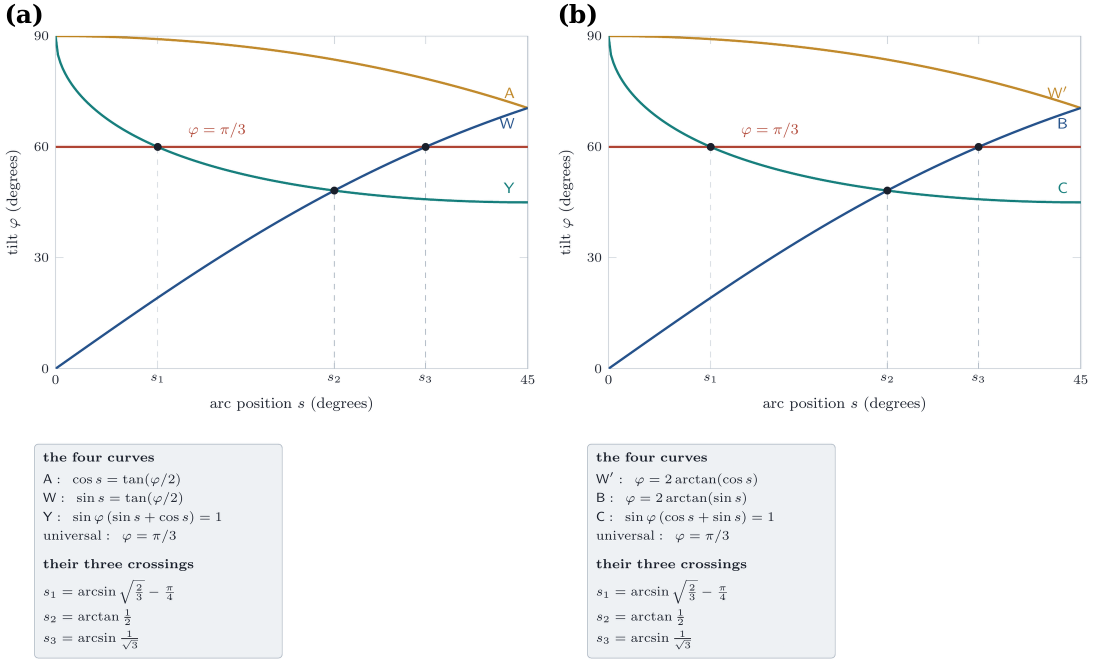
#> input picture paper/figures/fig_c_arcs.png, 2185 x 1328 px, given in place of fig_corner_a.png, which was not available (shown at 1/2 size)
$ python merge_panels.py
#> lines starting #> are read from the running program, lines starting #| are printed output that depends on the picture; after the words box and inside, x2 and y2 are one past the last pixel; in counts of white or black regions, pixels touching at a corner belong together; pictures that were not available may be replaced by others from this repository, and a replacement may not be noted
"""
merge_panels.py -- the composite figures of the D4 paper.

The manuscript was carrying forty-nine separate single-panel floats, each
asked for at about 0.85 of a column. In a hundred-page two-column document
revtex cannot place that many small floats near the text that cites them, so
it defers them and then dumps them: thirty "float is stuck" notices, and pages
carrying four unrelated figures with a few lines of text squeezed between.

This script groups panels that belong together into one composite each, drawn
at the width it is printed at, and writes them into this directory. Panels are
scaled so that a panel in a composite is at least as large on the page as it
was on its own, so nothing loses legibility in the process.

Writes fig_c_*.png. The originals are left alone; rewrite_figures.py rewires
the manuscript.
"""
from pathlib import Path

import numpy as np
import matplotlib
matplotlib.use('Agg')
import matplotlib.pyplot as plt

HERE = Path(__file__).resolve().parent

COL = 3.4          # revtex column width, inches
TEXT = 7.0         # revtex text width, inches

plt.rcParams.update({'font.family': 'serif', 'font.size': 9,
                     'figure.dpi': 200, 'savefig.dpi': 400,
                     'savefig.bbox': 'tight', 'savefig.pad_inches': 0.02})


def trimmed(name):
    """the panel with its uniform white border removed, and its aspect ratio"""
#> called with name = 'fig_corner_a'
    a = plt.imread(HERE / (name + '.png'))
#> a is the input picture: shape (1328, 2185, 3) float32; mean R, G, B 0.978, 0.982, 0.982
    if a.ndim == 3 and a.shape[2] == 4:
        al = a[..., 3:4]
        a = a[..., :3] * al + (1.0 - al)
    g = a.mean(axis=2) if a.ndim == 3 else a
    ink = g < 0.995
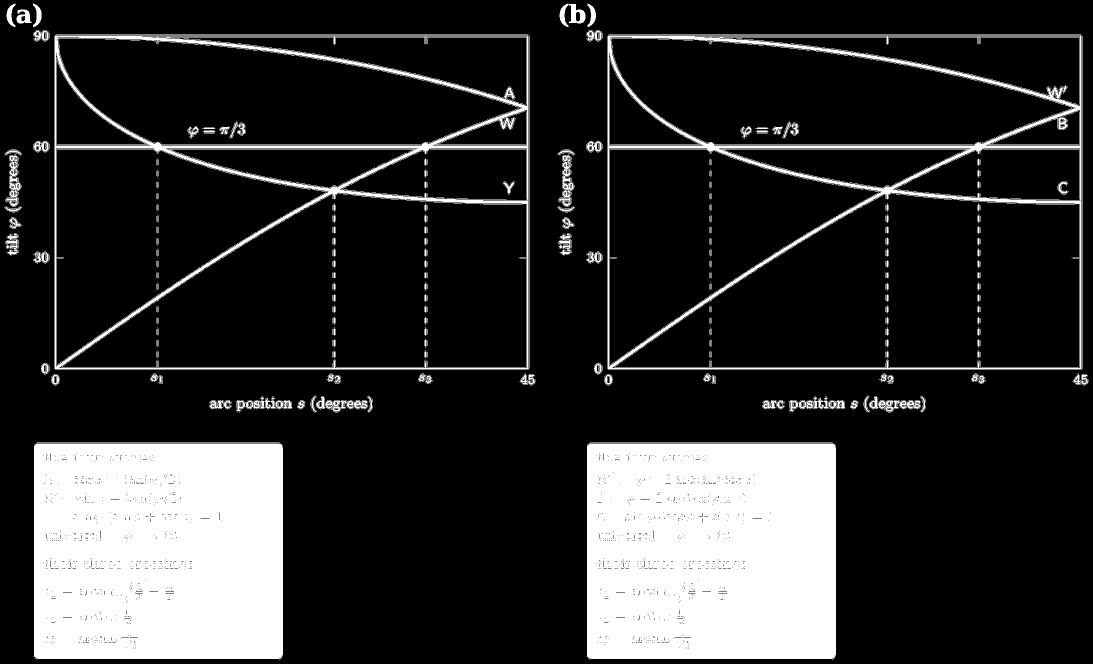
#> ink: shape (1328, 2185) bool (shown at 1/2 size); 18.8% white; 756 white regions (568 under 20 px), largest, box (x1, y1, x2, y2) and area: (67, 886, 566, 1319) 213023, (1173, 886, 1672, 1319) 212977, (1216, 71, 2165, 740) 42250
    rows, cols = np.any(ink, axis=1), np.any(ink, axis=0)
    if not rows.any():
        return a, a.shape[1] / a.shape[0]
    r0, r1 = np.argmax(rows), len(rows) - np.argmax(rows[::-1])
#> r0 = 7; r1 = 1319
    c0, c1 = np.argmax(cols), len(cols) - np.argmax(cols[::-1])
#> c0 = 9; c1 = 2177
    pad = 3
    r0, c0 = max(0, r0 - pad), max(0, c0 - pad)
#> r0 = 4; c0 = 6
    r1, c1 = min(a.shape[0], r1 + pad), min(a.shape[1], c1 + pad)
#> r1 = 1322; c1 = 2180
    a = a[r0:r1, c0:c1]
#> a: shape (1318, 2174, 3) float32
    return a, a.shape[1] / a.shape[0]


def composite(out, names, ncols, width_in, letters=True, hspace=0.10,
              wspace=0.04):
    """Lay the named panels out in a grid `ncols` wide, at `width_in` inches.

    Row heights follow the tallest panel of each row, so a portrait panel
    beside a landscape one does not force the landscape one to grow."""
    imgs = [trimmed(n) for n in names]
#> call 2 of trimmed, with name = 'fig_corner_b'
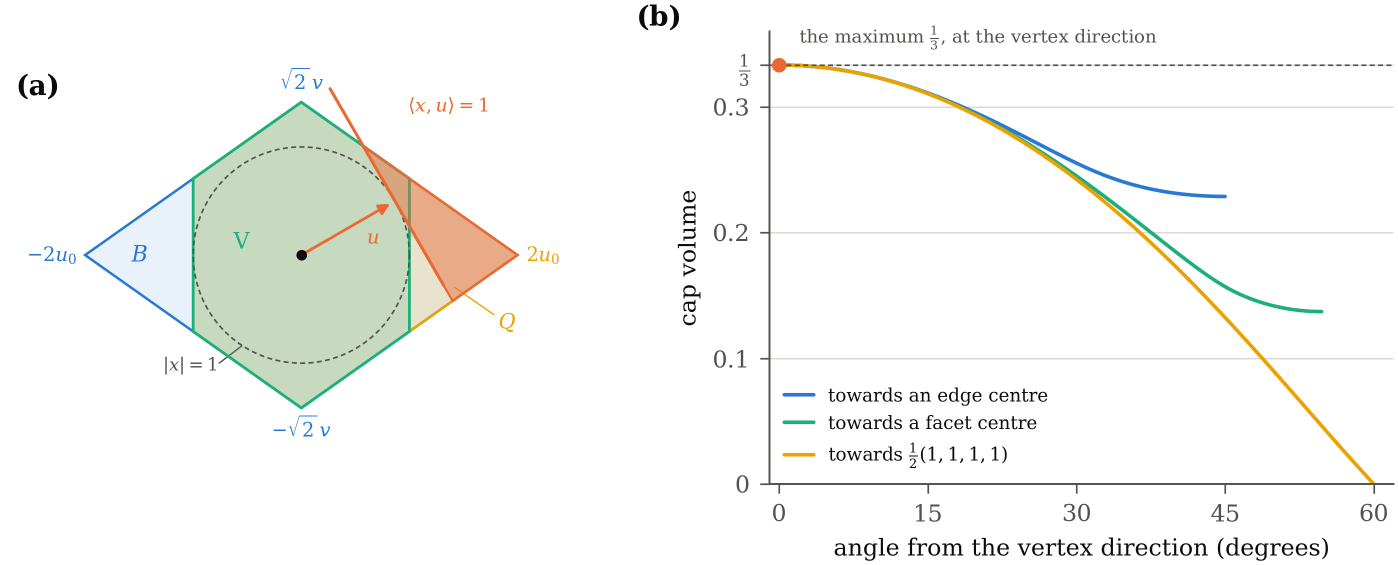
#> input picture paper/figures/fig_c_cap.png, 2795 x 1129 px, given in place of fig_corner_b.png, which was not available (shown at 1/2 size)
#> in trimmed, a is the input picture: shape (1129, 2795, 3) float32; mean R, G, B 0.963, 0.97, 0.959
#> in trimmed (call 2), `g = a.mean(axis=2) if a.ndim == 3 else a`:
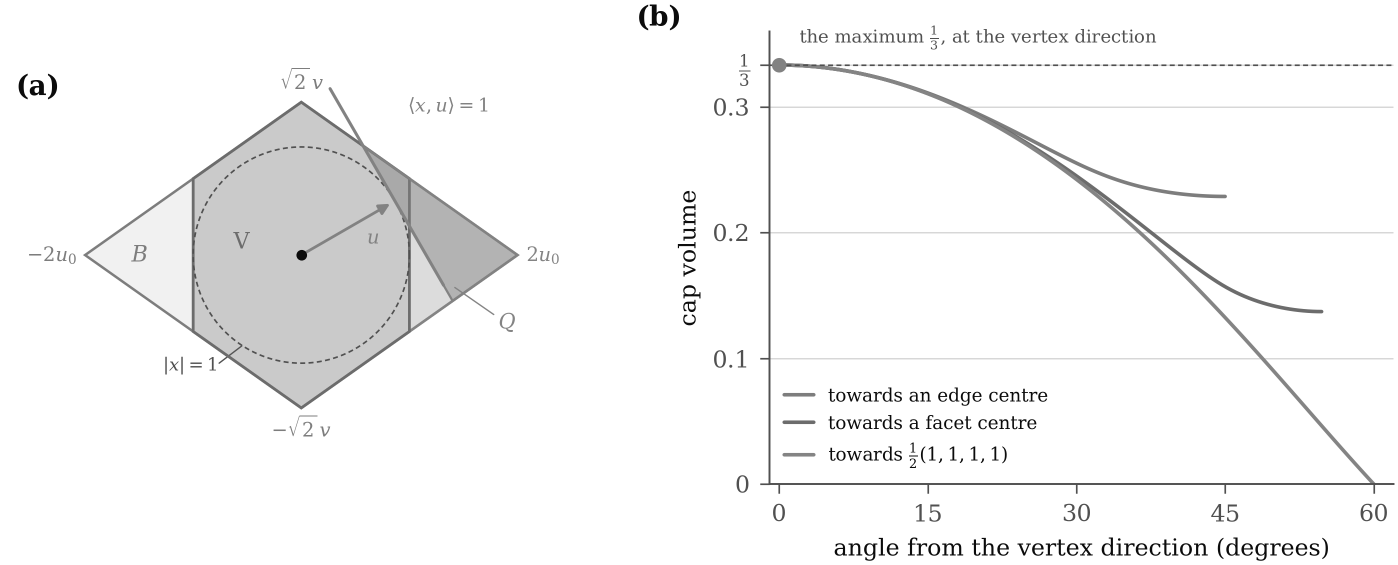
#> g: shape (1129, 2795) float32 (shown at 1/2 size); min 0.0431, max 1, mean 0.965
#> in trimmed (call 2), `ink = g < 0.995`:
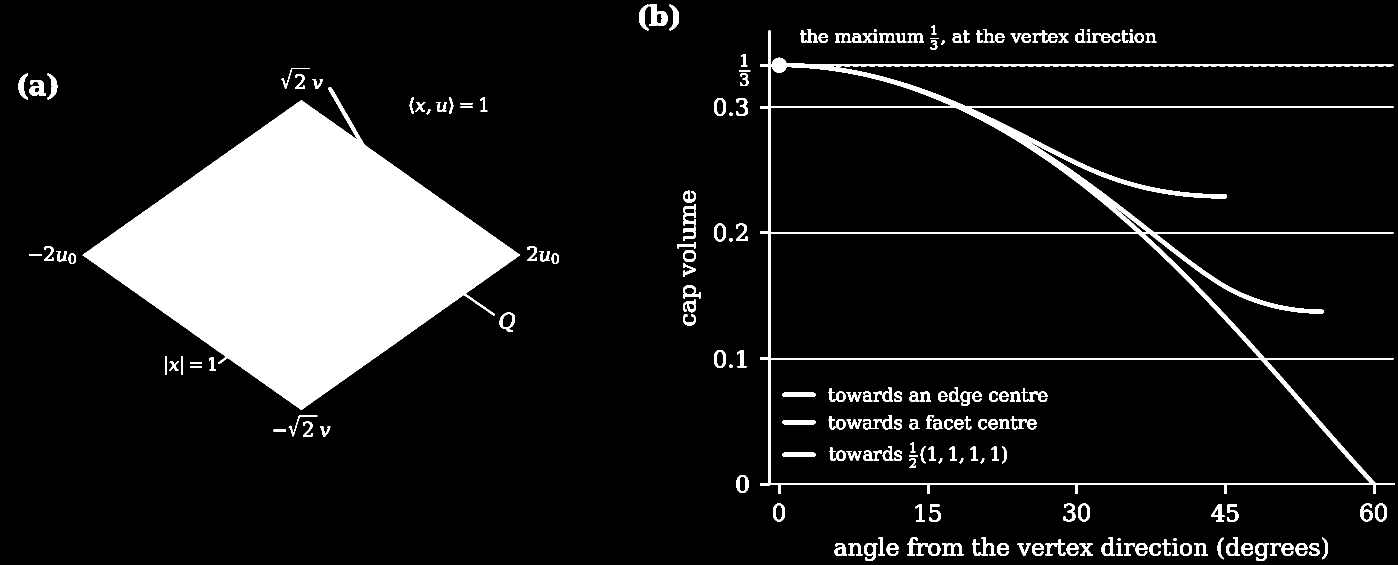
#> ink: shape (1129, 2795) bool (shown at 1/2 size); 11.7% white; 201 white regions, largest, box (x1, y1, x2, y2) and area: (165, 174, 1040, 820) 272788, (1520, 61, 2789, 988) 48697, (1299, 9, 1335, 52) 901
#> in trimmed (call 2), `r0, r1 = np.argmax(rows), len(rows) - np.argmax(rows[::-1])`: r0 = 9; r1 = 1122
#> in trimmed (call 2), `c0, c1 = np.argmax(cols), len(cols) - np.argmax(cols[::-1])`: c0 = 37; c1 = 2789
#> in trimmed (call 2), `r0, c0 = max(0, r0 - pad), max(0, c0 - pad)`: r0 = 6; c0 = 34
#> in trimmed (call 2), `r1, c1 = min(a.shape[0], r1 + pad), min(a.shape[1], c1 + pad)`: r1 = 1125; c1 = 2792
#> in trimmed (call 2), `a = a[r0:r1, c0:c1]`:
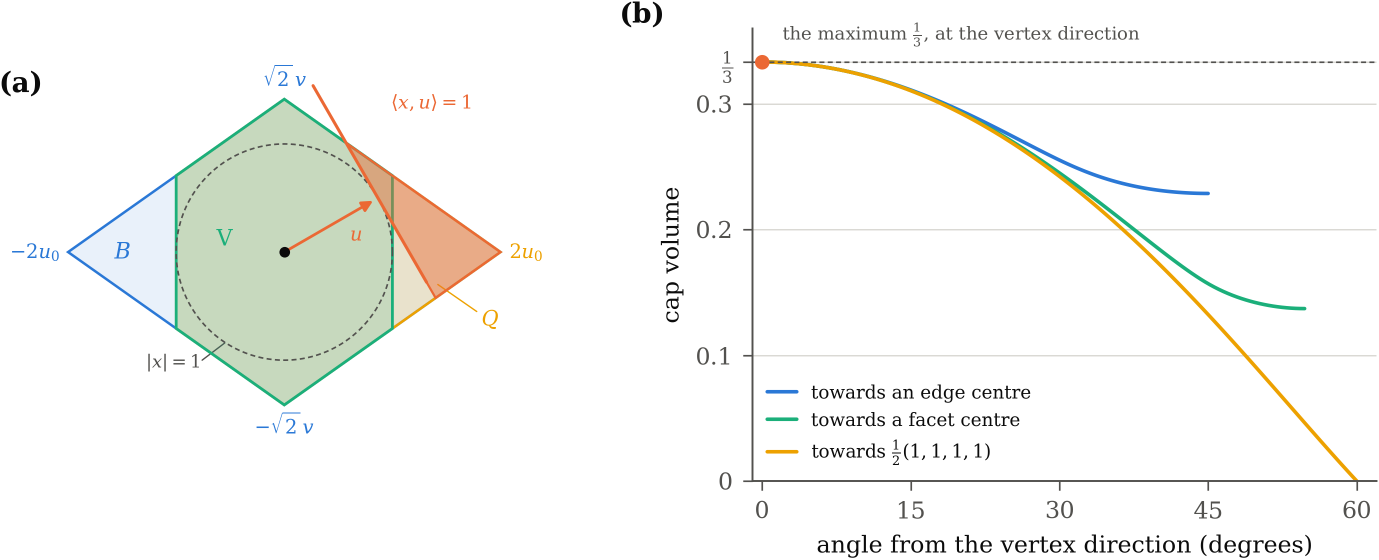
#> a: shape (1119, 2758, 3) float32 (shown at 1/2 size); mean R, G, B 0.962, 0.97, 0.958
    nrows = int(np.ceil(len(imgs) / ncols))
    cell_w = width_in / ncols
    row_h = []
    for r in range(nrows):
        row = imgs[r * ncols:(r + 1) * ncols]
        row_h.append(max(cell_w / ar for _, ar in row))
    fig_h = sum(row_h) * (1 + hspace) + (0.18 if letters else 0.0) * nrows
    fig = plt.figure(figsize=(width_in, fig_h))
    gs = fig.add_gridspec(nrows, ncols, height_ratios=row_h,
                          hspace=hspace, wspace=wspace)
    for i, (img, ar) in enumerate(imgs):
        ax = fig.add_subplot(gs[i // ncols, i % ncols])
        ax.imshow(img, interpolation='lanczos')
        ax.set_xticks([]); ax.set_yticks([])
        for sp in ax.spines.values():
            sp.set_visible(False)
        if letters:
            ax.set_title('(%s)' % 'abcdefgh'[i], fontsize=9, loc='left',
                         pad=2.5, fontweight='bold')
    fig.savefig(HERE / (out + '.png'))
    plt.close(fig)
    w, h = plt.imread(HERE / (out + '.png')).shape[1::-1]
    print('%-22s %d panels, %d x %d, prints %.1f x %.1f in'
          % (out, len(names), w, h, width_in, width_in * h / w))


# (output, panels, columns, printed width)
GROUPS = [
    ('fig_c_corner', ['fig_corner_a', 'fig_corner_b',
                      'fig_corner_c', 'fig_corner_d'], 2, 0.78 * TEXT),
    ('fig_c_cell24', ['fig_cell24_a', 'fig_cell24_b',
                      'fig_cell24_c', 'fig_cell24_d'], 2, 0.78 * TEXT),
    ('fig_c_boundary', ['fig_boundary_bounds_a', 'fig_boundary_bounds_b'],
     2, TEXT),
    ('fig_c_counting', ['fig_contact_count_a', 'fig_contact_count_b',
                        'fig_pair_budget_a', 'fig_pair_budget_b'], 2,
     0.86 * TEXT),
    ('fig_c_rig', ['fig_rig_a', 'fig_rig_b', 'fig_rig_c', 'fig_rig_d'],
     2, 0.82 * TEXT),
    ('fig_c_rootmeet', ['fig_root_meet_a', 'fig_root_meet_b'], 2, TEXT),
    ('fig_c_structab', ['fig_struct_a', 'fig_struct_b'], 2, 0.86 * TEXT),
    ('fig_c_slack', ['fig_slack_continuation_a', 'fig_slack_continuation_b'],
     2, TEXT),
    ('fig_c_structcd', ['fig_struct_c', 'fig_struct_d'], 2, 0.86 * TEXT),
    ('fig_c_pf1', ['fig_pf_a', 'fig_pf_c'], 2, 0.86 * TEXT),
    ('fig_c_pf2', ['fig_pf_d', 'fig_pf_b'], 2, 0.86 * TEXT),
    ('fig_c_certificate', ['fig_certificate_a', 'fig_certificate_b'], 2, TEXT),
    ('fig_c_domain3d', ['fig_domain3d_a', 'fig_domain3d_b'], 2, TEXT),
    ('fig_c_arcs', ['fig_arc1_breakpoints', 'fig_arc2_breakpoints'], 2, TEXT),
    ('fig_c_certmap', ['fig_certificate_map_a', 'fig_certificate_map_b'],
     2, TEXT),
    ('fig_c_cap', ['fig_cap_geometry_a', 'fig_cap_geometry_b'], 2, TEXT),
    ('fig_c_defect', ['fig_defect_positivity_a', 'fig_defect_positivity_b'],
     2, TEXT),
    ('fig_c_swap', ['fig_swap_curves_a', 'fig_swap_curves_b'], 2, TEXT),
]

if __name__ == '__main__':
    for out, names, ncols, w in GROUPS:
#> (the run stopped early here; a loop or call above may not have finished)
